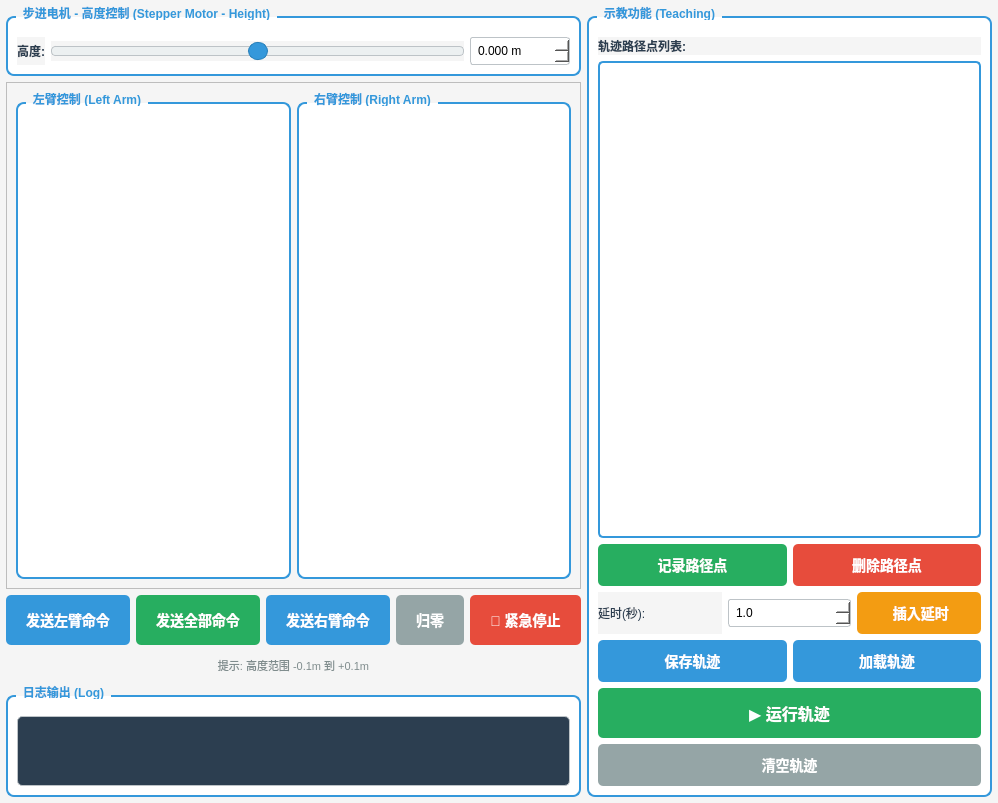
<?xml version="1.0" encoding="UTF-8"?>
<ui version="4.0">
 <class>StaticsControl</class>
 <widget class="QWidget" name="StaticsControl">
  <property name="geometry">
   <rect>
    <x>0</x>
    <y>0</y>
    <width>998</width>
    <height>803</height>
   </rect>
  </property>
  <property name="windowTitle">
   <string>静力学模型开环控制</string>
  </property>
  <property name="styleSheet">
   <string notr="true">QWidget {
    background-color: #f5f5f5;
}

QGroupBox {
    font-weight: bold;
    border: 2px solid #3498db;
    border-radius: 8px;
    margin-top: 10px;
    padding-top: 10px;
    background-color: white;
}

QGroupBox::title {
    subcontrol-origin: margin;
    left: 10px;
    padding: 0 5px 0 5px;
    color: #3498db;
}

QPushButton {
    background-color: #3498db;
    color: white;
    border: none;
    border-radius: 5px;
    padding: 10px 20px;
    font-size: 14px;
    font-weight: bold;
}

QPushButton:hover {
    background-color: #2980b9;
}

QPushButton:pressed {
    background-color: #21618c;
}

QPushButton#pushButton_stop {
    background-color: #e74c3c;
}

QPushButton#pushButton_stop:hover {
    background-color: #c0392b;
}

QPushButton#pushButton_reset {
    background-color: #95a5a6;
}

QPushButton#pushButton_reset:hover {
    background-color: #7f8c8d;
}

QDoubleSpinBox {
    border: 1px solid #bdc3c7;
    border-radius: 3px;
    padding: 5px;
    background-color: white;
}

QSlider::groove:horizontal {
    border: 1px solid #bdc3c7;
    height: 8px;
    background: #ecf0f1;
    margin: 2px 0;
    border-radius: 4px;
}

QSlider::handle:horizontal {
    background: #3498db;
    border: 1px solid #2980b9;
    width: 18px;
    margin: -5px 0;
    border-radius: 9px;
}

QSlider::handle:horizontal:hover {
    background: #2980b9;
}

QTextEdit {
    border: 1px solid #bdc3c7;
    border-radius: 5px;
    background-color: #2c3e50;
    color: #ecf0f1;
    font-family: 'Courier New', monospace;
    font-size: 12px;
}

QLabel {
    color: #2c3e50;
    font-size: 12px;
}</string>
  </property>
  <layout class="QHBoxLayout" name="horizontalLayout">
   <property name="spacing">
    <number>6</number>
   </property>
   <property name="leftMargin">
    <number>6</number>
   </property>
   <property name="topMargin">
    <number>6</number>
   </property>
   <property name="rightMargin">
    <number>6</number>
   </property>
   <property name="bottomMargin">
    <number>6</number>
   </property>
   <item>
    <layout class="QVBoxLayout" name="verticalLayout" stretch="0,6,1,1">
     <item>
      <widget class="QGroupBox" name="groupBox_stepper">
       <property name="title">
        <string>步进电机 - 高度控制 (Stepper Motor - Height)</string>
       </property>
       <layout class="QHBoxLayout" name="horizontalLayout_stepper">
        <item>
         <widget class="QLabel" name="label_stepper_height">
          <property name="font">
           <font>
            <pointsize>-1</pointsize>
            <bold>true</bold>
           </font>
          </property>
          <property name="text">
           <string>高度:</string>
          </property>
         </widget>
        </item>
        <item>
         <widget class="QSlider" name="horizontalSlider_stepper_height">
          <property name="minimum">
           <number>-100</number>
          </property>
          <property name="maximum">
           <number>100</number>
          </property>
          <property name="value">
           <number>0</number>
          </property>
          <property name="orientation">
           <enum>Qt::Horizontal</enum>
          </property>
          <property name="tickPosition">
           <enum>QSlider::TicksBelow</enum>
          </property>
          <property name="tickInterval">
           <number>10</number>
          </property>
         </widget>
        </item>
        <item>
         <widget class="QDoubleSpinBox" name="doubleSpinBox_stepper_height">
          <property name="minimumSize">
           <size>
            <width>100</width>
            <height>0</height>
           </size>
          </property>
          <property name="suffix">
           <string> m</string>
          </property>
          <property name="decimals">
           <number>3</number>
          </property>
          <property name="minimum">
           <double>-0.100000000000000</double>
          </property>
          <property name="maximum">
           <double>0.100000000000000</double>
          </property>
          <property name="singleStep">
           <double>0.001000000000000</double>
          </property>
          <property name="value">
           <double>0.000000000000000</double>
          </property>
         </widget>
        </item>
       </layout>
      </widget>
     </item>
     <item>
      <widget class="QScrollArea" name="scrollArea">
       <property name="widgetResizable">
        <bool>true</bool>
       </property>
       <widget class="QWidget" name="scrollAreaWidgetContents">
        <property name="geometry">
         <rect>
          <x>0</x>
          <y>0</y>
          <width>585</width>
          <height>498</height>
         </rect>
        </property>
        <layout class="QHBoxLayout" name="horizontalLayout_arms">
         <item>
          <widget class="QGroupBox" name="groupBox_left_arm">
           <property name="title">
            <string>左臂控制 (Left Arm)</string>
           </property>
          </widget>
         </item>
         <item>
          <widget class="QGroupBox" name="groupBox_right_arm">
           <property name="title">
            <string>右臂控制 (Right Arm)</string>
           </property>
          </widget>
         </item>
        </layout>
       </widget>
      </widget>
     </item>
     <item>
      <layout class="QVBoxLayout" name="verticalLayout_buttons">
       <item>
        <layout class="QHBoxLayout" name="horizontalLayout_buttons">
         <item>
          <widget class="QPushButton" name="pushButton_send_left">
           <property name="minimumSize">
            <size>
             <width>0</width>
             <height>50</height>
            </size>
           </property>
           <property name="text">
            <string>发送左臂命令</string>
           </property>
          </widget>
         </item>
         <item>
          <widget class="QPushButton" name="pushButton_send">
           <property name="minimumSize">
            <size>
             <width>0</width>
             <height>50</height>
            </size>
           </property>
           <property name="font">
            <font>
             <pointsize>-1</pointsize>
             <bold>true</bold>
            </font>
           </property>
           <property name="styleSheet">
            <string notr="true">background-color: #27ae60;</string>
           </property>
           <property name="text">
            <string>发送全部命令</string>
           </property>
           <property name="iconSize">
            <size>
             <width>16</width>
             <height>16</height>
            </size>
           </property>
          </widget>
         </item>
         <item>
          <widget class="QPushButton" name="pushButton_send_right">
           <property name="minimumSize">
            <size>
             <width>0</width>
             <height>50</height>
            </size>
           </property>
           <property name="text">
            <string>发送右臂命令</string>
           </property>
          </widget>
         </item>
         <item>
          <widget class="QPushButton" name="pushButton_reset">
           <property name="minimumSize">
            <size>
             <width>0</width>
             <height>50</height>
            </size>
           </property>
           <property name="text">
            <string>归零</string>
           </property>
          </widget>
         </item>
         <item>
          <widget class="QPushButton" name="pushButton_stop">
           <property name="minimumSize">
            <size>
             <width>0</width>
             <height>50</height>
            </size>
           </property>
           <property name="text">
            <string>🛑 紧急停止</string>
           </property>
          </widget>
         </item>
        </layout>
       </item>
       <item>
        <widget class="QLabel" name="label_stepper_info">
         <property name="styleSheet">
          <string notr="true">color: #7f8c8d; font-size: 11px;</string>
         </property>
         <property name="text">
          <string>提示: 高度范围 -0.1m 到 +0.1m</string>
         </property>
         <property name="alignment">
          <set>Qt::AlignCenter</set>
         </property>
        </widget>
       </item>
      </layout>
     </item>
     <item>
      <widget class="QGroupBox" name="groupBox_log">
       <property name="maximumSize">
        <size>
         <width>16777215</width>
         <height>200</height>
        </size>
       </property>
       <property name="title">
        <string>日志输出 (Log)</string>
       </property>
       <layout class="QVBoxLayout" name="verticalLayout_log">
        <item>
         <widget class="QTextEdit" name="textEdit_log">
          <property name="readOnly">
           <bool>true</bool>
          </property>
         </widget>
        </item>
       </layout>
      </widget>
     </item>
    </layout>
   </item>
   <item>
    <widget class="QGroupBox" name="groupBox_teaching">
     <property name="title">
      <string>示教功能 (Teaching)</string>
     </property>
     <layout class="QVBoxLayout" name="verticalLayout_teaching">
      <item>
       <widget class="QLabel" name="label_waypoint_list">
        <property name="font">
         <font>
          <pointsize>-1</pointsize>
          <bold>true</bold>
         </font>
        </property>
        <property name="text">
         <string>轨迹路径点列表:</string>
        </property>
       </widget>
      </item>
      <item>
       <widget class="QListWidget" name="listWidget_waypoints">
        <property name="minimumSize">
         <size>
          <width>0</width>
          <height>300</height>
         </size>
        </property>
        <property name="styleSheet">
         <string notr="true">QListWidget {
    border: 2px solid #3498db;
    border-radius: 5px;
    background-color: white;
    padding: 5px;
}

QListWidget::item {
    padding: 8px;
    border-bottom: 1px solid #ecf0f1;
}

QListWidget::item:selected {
    background-color: #3498db;
    color: white;
}

QListWidget::item:hover {
    background-color: #e8f4f8;
}</string>
        </property>
       </widget>
      </item>
      <item>
       <layout class="QGridLayout" name="gridLayout_teaching_buttons">
        <item row="2" column="0">
         <widget class="QPushButton" name="pushButton_save_trajectory">
          <property name="minimumSize">
           <size>
            <width>0</width>
            <height>40</height>
           </size>
          </property>
          <property name="text">
           <string>保存轨迹</string>
          </property>
         </widget>
        </item>
        <item row="0" column="0">
         <widget class="QPushButton" name="pushButton_record_waypoint">
          <property name="minimumSize">
           <size>
            <width>0</width>
            <height>40</height>
           </size>
          </property>
          <property name="styleSheet">
           <string notr="true">background-color: #27ae60;</string>
          </property>
          <property name="text">
           <string>记录路径点</string>
          </property>
         </widget>
        </item>
        <item row="0" column="1">
         <widget class="QPushButton" name="pushButton_delete_waypoint">
          <property name="minimumSize">
           <size>
            <width>0</width>
            <height>40</height>
           </size>
          </property>
          <property name="styleSheet">
           <string notr="true">background-color: #e74c3c;</string>
          </property>
          <property name="text">
           <string>删除路径点</string>
          </property>
         </widget>
        </item>
        <item row="2" column="1">
         <widget class="QPushButton" name="pushButton_load_trajectory">
          <property name="minimumSize">
           <size>
            <width>0</width>
            <height>40</height>
           </size>
          </property>
          <property name="text">
           <string>加载轨迹</string>
          </property>
         </widget>
        </item>
        <item row="4" column="0" colspan="2">
         <widget class="QPushButton" name="pushButton_clear_trajectory">
          <property name="minimumSize">
           <size>
            <width>0</width>
            <height>40</height>
           </size>
          </property>
          <property name="styleSheet">
           <string notr="true">background-color: #95a5a6;</string>
          </property>
          <property name="text">
           <string>清空轨迹</string>
          </property>
         </widget>
        </item>
        <item row="1" column="0" colspan="2">
         <layout class="QHBoxLayout" name="horizontalLayout_delay">
          <item>
           <widget class="QLabel" name="label_delay">
            <property name="text">
             <string>延时(秒):</string>
            </property>
           </widget>
          </item>
          <item>
           <widget class="QDoubleSpinBox" name="doubleSpinBox_delay">
            <property name="decimals">
             <number>1</number>
            </property>
            <property name="minimum">
             <double>0.100000000000000</double>
            </property>
            <property name="maximum">
             <double>60.000000000000000</double>
            </property>
            <property name="value">
             <double>1.000000000000000</double>
            </property>
           </widget>
          </item>
          <item>
           <widget class="QPushButton" name="pushButton_insert_delay">
            <property name="minimumSize">
             <size>
              <width>0</width>
              <height>40</height>
             </size>
            </property>
            <property name="styleSheet">
             <string notr="true">background-color: #f39c12;</string>
            </property>
            <property name="text">
             <string> 插入延时</string>
            </property>
           </widget>
          </item>
         </layout>
        </item>
        <item row="3" column="0" colspan="2">
         <widget class="QPushButton" name="pushButton_run_trajectory">
          <property name="minimumSize">
           <size>
            <width>0</width>
            <height>50</height>
           </size>
          </property>
          <property name="styleSheet">
           <string notr="true">background-color: #27ae60; font-size: 16px;</string>
          </property>
          <property name="text">
           <string>▶️ 运行轨迹</string>
          </property>
         </widget>
        </item>
       </layout>
      </item>
     </layout>
    </widget>
   </item>
  </layout>
 </widget>
 <resources/>
 <connections/>
</ui>
